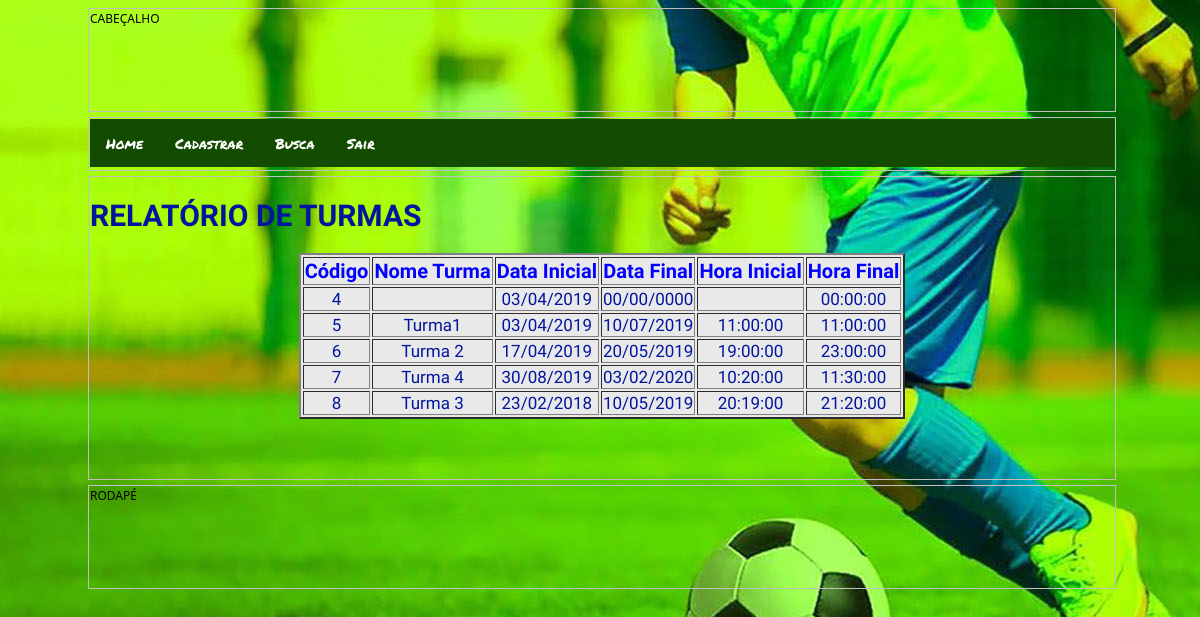
Page /form_exibir_turma.php on the committed database.
### tables this page shows
CREATE TABLE IF NOT EXISTS `turma` (
  `cod_turma` int(11) NOT NULL AUTO_INCREMENT,
  `nome_turma` varchar(20) NOT NULL,
  `data_inicio` date NOT NULL,
  `data_fim` date NOT NULL,
  `hora_inicial` time DEFAULT NULL,
  `hora_final` time NOT NULL,
  `id_atividade` int(11) NOT NULL,
  `cod_professor` int(11) NOT NULL,
  PRIMARY KEY (`cod_turma`)
);

### form_exibir_turma.php (the view, shortened to what this page needs)
<!doctype html>
<html>
<head>
<link href="css/estilo3.css" rel="stylesheet" type="text/css">
<link href="css/estilo_menu.css" rel="stylesheet" type="text/css">
</head>
<body>
	<div id="todoconteudo">
		<div id="cabecalho">
			CABEÇALHO
		</div>
		<div id="menu" >
				<ul>
              <li><a href="index.php">Home</a></li>
               <li class="dropdown">
                <a href="javascript:void(0)" class="dropbtn">Cadastrar</a>
 			 </li>
				<li class="dropdown">
                <a href="javascript:void(0)" class="dropbtn">Busca</a>
				</li>
				 <li><a href="index.html">Sair</a></li>
		</ul>
		</div>
		<div id="corpo">
			<h1 id="h1_1">RELATÓRIO DE TURMAS</h1>
			<table align="center" border="2" id="table">
				<tr id="linha1_tabela">
					<td>Código</td>
					<td>Nome Turma</td>
					<td>Data Inicial</td>
					<td>Data Final</td>
					<td>Hora Inicial</td>
					<td>Hora Final</td>
				</tr>
			<?php
				include("conecta.php");
				$comand_sql = "SELECT *FROM turma";
				$consulta = $conexao->query($comand_sql);
				while($registro = $consulta->fetch(PDO::FETCH_ASSOC)){
					echo "<tr>";
					echo "<td>{$registro['cod_turma']}</td>";
					echo "<td>{$registro['nome_turma']}</td>";
					echo "<td>" . implode("/",array_reverse(explode("-", $registro['data_inicio'])))."</td>";
					echo "<td>" . implode("/",array_reverse(explode("-", $registro['data_fim'])))."</td>";
					echo "<td>{$registro['hora_inicial']}</td>";
					echo "<td>{$registro['hora_final']}</td>";
					echo "</tr>";
				}
			?>
		</table>
		</div>
		<div id="rodape">
			RODAPÉ
		</div>
	</div>
</body>
</html>

### css/estilo3.css (style rules this page uses)
body { font-family: Segoe, "Segoe UI", "DejaVu Sans", "Trebuchet MS", Verdana, "sans-serif"; font-size: 12px; background-image: url("img/fundo1.jpg"); }
#h1_1 { color: #00169E; font-size: 30px; }
#linha1_tabela { font-size: 20px; font-weight: bold; color: #0200FF; }
#table { background-color: #E9E9E9; text-align: center; }
#todoconteudo { width: 1024px; height: 100%; margin: 0 auto; }
#cabecalho { border: 1px solid #c0c0c0; padding: 1px; width: 100%; height: 100px; }
#menu { border: 1px solid #c0c0c0; padding: 1px; width: 100%; height: 50px; margin-top: 5px; }
#corpo { border: 1px solid #c0c0c0; padding: 1px; width: 100%; height: 300px; margin-top: 5px; color: #00169E; font-size: 17px; font-family: 'Merienda', cursive; }
#rodape { border: 1px solid #c0c0c0; padding: 1px; width: 100%; height: 100px; margin-top: 5px; }
a { text-decoration: none; color: #4169e1; padding-left: 3px; padding-right: 3px; }

### css/estilo_menu.css (style rules this page uses)
ul { list-style-type: none; margin: 0; padding: 0; overflow: hidden; background-color: #134C00; }
li { float: left; }
li a, .dropbtn { display: inline-block; color: white; text-align: center; padding: 14px 16px; text-decoration: none; font-family: 'Permanent Marker', cursive; font-size: 14px; }
li.dropdown { display: inline-block; }

### rows in the picture
turma: cod_turma "4", data_inicio "03/04/2019", data_fim "00/00/0000", hora_final "00:00:00"
turma: cod_turma "5", nome_turma "Turma1", data_inicio "03/04/2019", data_fim "10/07/2019", hora_inicial "11:00:00", hora_final "11:00:00"
turma: cod_turma "6", nome_turma "Turma 2", data_inicio "17/04/2019", data_fim "20/05/2019", hora_inicial "19:00:00", hora_final "23:00:00"
turma: cod_turma "7", nome_turma "Turma 4", data_inicio "30/08/2019", data_fim "03/02/2020", hora_inicial "10:20:00", hora_final "11:30:00"
turma: cod_turma "8", nome_turma "Turma 3", data_inicio "23/02/2018", data_fim "10/05/2019", hora_inicial "20:19:00", hora_final "21:20:00"
